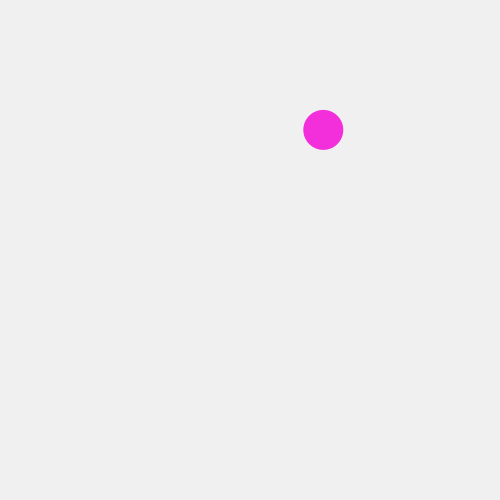
Frame 1 (no input)
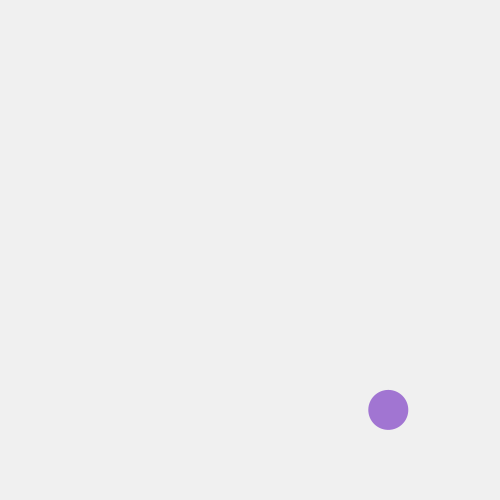
Frame 60 (the mouse pressed at the canvas centre just before this capture)
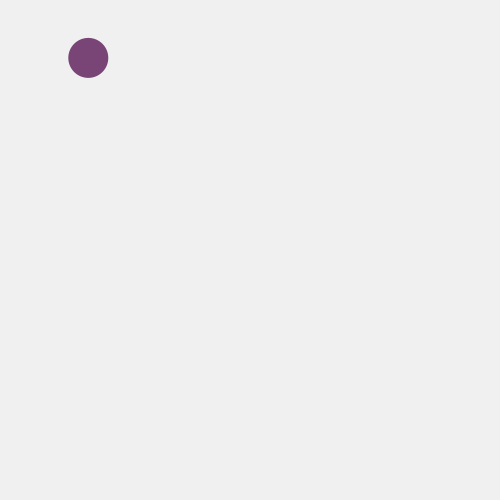
Frame 120 (the mouse held since frame 60 and released just before this capture)

The Processing sketch that drew these frames (run headless with seeded random() and noise(); from frame 60 on, the mouse is pressed at the canvas centre):

// Processing sketch: processing_105831
// ── processing_105831.pde

int r= 40;
float a= 8;
float b =5;
float posX= 0;
float posY= 0;


void setup()
{
  size(500, 500);
  posX= random(0, 500);
  posY= random(0, 500);
}


void draw()
{
  background(240); 
  noStroke();
  fill(random(0, 255), random(0, 200), random(0, 255)); 
  ellipse(posX, posY, r, r);
  posX= posX + b;
  posY= posY+ a;
  b*= 1;
  a*= 1;

  if (posX > width || posX < 0)
  {
    b*= -1;
  }
  if (posY > height || posY < 0)
  {
    a*= -1;
  }
}
